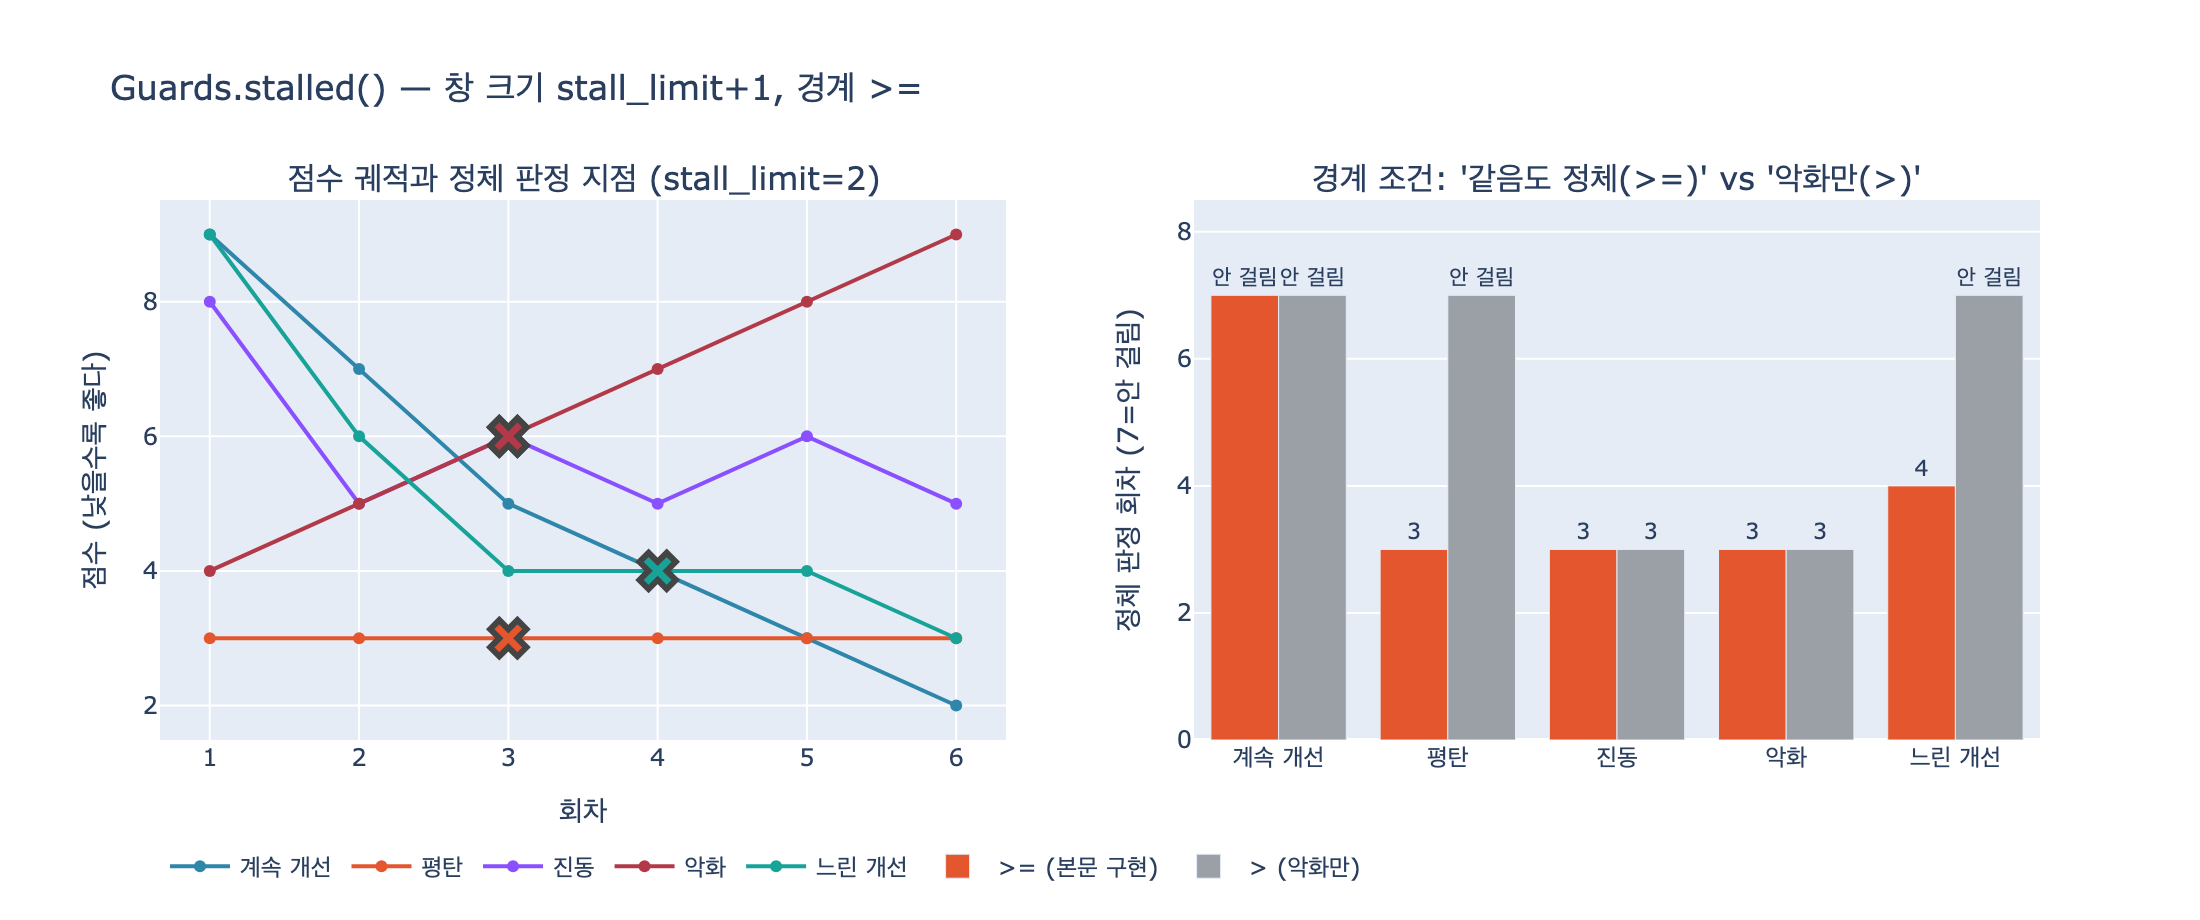

Reproduce this figure in Python.
# %% [markdown]
# # `Guards.stalled()` — 정체 판정을 손으로 재현하기
#
# 필요 패키지: plotly, kaleido (없으면 표 출력까지만 실행됨)
#
# 20장 `code/guards.py`의 판정 규칙은 세 줄이 전부다.
#
# ```python
# n = self.stall_limit + 1
# if len(self.scores) < n:
#     return False
# window = self.scores[-n:]
# best_before = min(window[:-1])
# return window[-1] >= best_before
# ```
#
# 읽는 순서를 수식으로 두면 이렇다. 점수 열을 $s_1, \dots, s_t$,
# 창 크기를 $n = \text{stall\_limit} + 1$ 이라 할 때
#
# $$ \text{stalled}(t) \;=\; \Big[\, t \ge n \,\Big] \;\wedge\;
# \Big[\; s_t \;\ge\; \min\big(s_{t-n+1}, \dots, s_{t-1}\big) \;\Big] $$
#
# 세 가지를 짚어 둔다.
#
# 1. **점수는 낮을수록 좋다.** `min`을 쓰므로 위반 건수 같은 «줄어야 하는» 값이 전제다.
# 2. **창 크기는 `stall_limit + 1`.** 「몇 번 연속 안 나아졌나」를 재려면 비교 대상이
#    `stall_limit`개 있어야 하고, 거기에 마지막 한 개가 더 붙는다.
# 3. **경계는 `>=`.** 「같음」도 정체다. `>`로 두면 «나빠질 때»만 잡아서 늦다.

# %%
from typing import Optional


def _show(fig):
    try:
        from IPython import get_ipython
        if get_ipython() is not None:
            fig.show()
    except ImportError:
        pass


def stalled(scores, stall_limit: int = 2, strict: bool = False) -> bool:
    """guards.py 의 Guards.stalled() 를 그대로 옮긴 것.

    strict=True 면 경계를 `>` 로 바꿔 «악화만» 정체로 본다 (비교용).
    """
    n = stall_limit + 1
    if len(scores) < n:
        return False
    window = scores[-n:]
    best_before = min(window[:-1])
    return window[-1] > best_before if strict else window[-1] >= best_before


def first_stall_round(scores, stall_limit: int = 2, strict: bool = False) -> Optional[int]:
    """앞에서부터 한 회차씩 쌓으며 처음 정체 판정이 나는 회차."""
    for t in range(1, len(scores) + 1):
        if stalled(scores[:t], stall_limit, strict):
            return t
    return None


# 창이 어떻게 잘리는지 한 번 눈으로 확인
demo = [9, 6, 4, 4, 4, 3]
for t in range(1, len(demo) + 1):
    n = 2 + 1
    w = demo[:t][-n:] if t >= n else None
    print(f"t={t} scores={demo[:t]} window={w} stalled={stalled(demo[:t])}")
# 출력: t=1 scores=[9] window=None stalled=False
# 출력: t=2 scores=[9, 6] window=None stalled=False
# 출력: t=3 scores=[9, 6, 4] window=[9, 6, 4] stalled=False
# 출력: t=4 scores=[9, 6, 4, 4] window=[6, 4, 4] stalled=True
# 출력: t=5 scores=[9, 6, 4, 4, 4] window=[4, 4, 4] stalled=True
# 출력: t=6 scores=[9, 6, 4, 4, 4, 3] window=[4, 4, 3] stalled=False

# %% [markdown]
# 4회차를 보자. 창은 `[6, 4, 4]`, `best_before = min(6, 4) = 4`,
# 마지막 값도 4다. **`4 >= 4` 이므로 정체**. 이게 「같음도 정체로 본다」의 실체다.
#
# 6회차에서 다시 `False`가 되는 것도 중요하다. `stalled()`는 «최근 창»만 보는
# 슬라이딩 윈도우라 상태를 기억하지 않는다. 한 번 정체로 찍혔어도 다시 나아지면
# 판정이 풀린다. 실제 루프에서는 정체가 뜨는 즉시 종료하므로 6회차까지 가지 않는다.

# %%
# 네 가지 점수 시퀀스 (모두 «낮을수록 좋다»)
SEQS = {
    "계속 개선": [9, 7, 5, 4, 3, 2],
    "평탄":     [3, 3, 3, 3, 3, 3],
    "진동":     [8, 5, 6, 5, 6, 5],
    "악화":     [4, 5, 6, 7, 8, 9],
    "느린 개선": [9, 6, 4, 4, 4, 3],
}

print(f"{'시퀀스':<10} {'점수':<24} {'정체 회차(>=)':>13} {'정체 회차(>)':>13}")
print("-" * 64)
for name, s in SEQS.items():
    a = first_stall_round(s, 2, strict=False)
    b = first_stall_round(s, 2, strict=True)
    print(f"{name:<10} {str(s):<24} {str(a) if a else '안 걸림':>13} "
          f"{str(b) if b else '안 걸림':>13}")
# 출력: 시퀀스        점수                           정체 회차(>=)      정체 회차(>)
# 출력: ----------------------------------------------------------------
# 출력: 계속 개선      [9, 7, 5, 4, 3, 2]                안 걸림          안 걸림
# 출력: 평탄         [3, 3, 3, 3, 3, 3]                   3          안 걸림
# 출력: 진동         [8, 5, 6, 5, 6, 5]                   3             3
# 출력: 악화         [4, 5, 6, 7, 8, 9]                   3             3
# 출력: 느린 개선      [9, 6, 4, 4, 4, 3]                   4          안 걸림

# %% [markdown]
# 「같음도 정체」의 효과가 «평탄»과 «느린 개선»에서 갈린다.
#
# - **평탄** `[3,3,3,...]` — `>=`는 3회차에 잡는다. `>`는 **영원히 못 잡는다.**
#   같은 점수를 무한히 반복하는 루프가 상한까지 예산을 다 태우게 된다.
#   본문 주석 «나빠지는 것만 잡으면 늦다»가 가리키는 게 정확히 이 경우다.
# - **느린 개선** `[9,6,4,4,4,3]` — `>=`는 4회차에 끊는다. 6회차까지 갔으면 3으로
#   내려갔을 텐데 못 본다. 즉 「같음도 정체」는 **공짜가 아니다.**
#   정체를 일찍 잡는 대신, 잠깐 멈췄다가 다시 내려가는 루프를 놓친다.
#   그 균형을 조절하는 손잡이가 `stall_limit`이다.

# %%
# stall_limit 를 바꾸면 판정 시점이 어떻게 밀리나
print(f"{'시퀀스':<10} " + " ".join(f"{'L=' + str(L):>7}" for L in (1, 2, 3, 4)))
print("-" * 44)
sweep = {}
for name, s in SEQS.items():
    row = [first_stall_round(s, L) for L in (1, 2, 3, 4)]
    sweep[name] = row
    print(f"{name:<10} " + " ".join(f"{str(r) if r else '—':>7}" for r in row))
# 출력: 시퀀스            L=1     L=2     L=3     L=4
# 출력: --------------------------------------------
# 출력: 계속 개선            —       —       —       —
# 출력: 평탄               2       3       4       5
# 출력: 진동               3       3       4       5
# 출력: 악화               2       3       4       5
# 출력: 느린 개선            4       4       4       5

# %% [markdown]
# 창 크기가 $n = L + 1$ 이므로 «평탄»·«악화»처럼 첫 회차부터 안 나아지는 열은
# 정확히 $L+1$ 회차에서 걸린다. 판정에 필요한 최소 표본이 그만큼이기 때문이다.
#
# $$ \text{첫 정체 회차} \;\ge\; \text{stall\_limit} + 1 $$
#
# 즉 `stall_limit`은 「몇 번을 봐줄 것인가」이고, 그만큼 회차·비용이 더 든다.

# %%
# 시각화 — (1) 시퀀스별 점수 궤적과 정체 지점, (2) >= 와 > 의 대비
try:
    import plotly.graph_objects as go
    from plotly.subplots import make_subplots

    rounds = list(range(1, 7))
    colors = {"계속 개선": "#2E86AB", "평탄": "#E4572E", "진동": "#8A4FFF",
              "악화": "#B23A48", "느린 개선": "#17A398"}

    fig = make_subplots(
        rows=1, cols=2,
        subplot_titles=("점수 궤적과 정체 판정 지점 (stall_limit=2)",
                        "경계 조건: '같음도 정체(>=)' vs '악화만(>)'"),
    )

    for name, s in SEQS.items():
        fig.add_trace(go.Scatter(x=rounds, y=s, mode="lines+markers", name=name,
                                 line=dict(color=colors[name], width=2)),
                      row=1, col=1)
        at = first_stall_round(s, 2)
        if at:
            fig.add_trace(go.Scatter(x=[at], y=[s[at - 1]], mode="markers",
                                     marker=dict(symbol="x", size=16, line=dict(width=3),
                                                 color=colors[name]),
                                     showlegend=False,
                                     hovertext=f"{name}: {at}회차 정체"),
                          row=1, col=1)

    names = list(SEQS)
    ge = [first_stall_round(SEQS[n], 2, False) or 7 for n in names]
    gt = [first_stall_round(SEQS[n], 2, True) or 7 for n in names]
    fig.add_trace(go.Bar(x=names, y=ge, name=">= (본문 구현)",
                         marker_color="#E4572E",
                         text=[str(v) if v < 7 else "안 걸림" for v in ge],
                         textfont=dict(size=11), cliponaxis=False,
                         textposition="outside"), row=1, col=2)
    fig.add_trace(go.Bar(x=names, y=gt, name="> (악화만)",
                         marker_color="#9AA0A6",
                         text=[str(v) if v < 7 else "안 걸림" for v in gt],
                         textfont=dict(size=11), cliponaxis=False,
                         textposition="outside"), row=1, col=2)

    fig.update_xaxes(title_text="회차", row=1, col=1)
    fig.update_yaxes(title_text="점수 (낮을수록 좋다)", row=1, col=1)
    fig.update_yaxes(title_text="정체 판정 회차 (7=안 걸림)", range=[0, 8.5], row=1, col=2)
    fig.update_layout(height=460, width=1100, barmode="group",
                      title_text="Guards.stalled() — 창 크기 stall_limit+1, 경계 >=",
                      legend=dict(orientation="h", y=-0.18))

    _show(fig)
    fig.write_image("expy.png", scale=2)
    print("expy.png 저장 완료")
except ImportError as e:
    print(f"시각화 건너뜀: {e}")
# 출력: expy.png 저장 완료

# %% [markdown]
# ## 정리
#
# - 창 크기는 `stall_limit + 1`. 점수가 그보다 적으면 무조건 `False` (판정 보류).
# - 비교 대상은 창의 **마지막을 뺀 나머지의 최솟값** — 전체 이력의 최선이 아니라
#   «최근 창 안에서의 최선»이다. 그래서 오래전 최고 기록은 판정에 영향을 주지 않는다.
# - 경계가 `>=`라서 **같아도 정체**. 평탄한 루프를 잡아내는 대신, 잠시 멈췄다가
#   다시 좋아지는 루프는 놓칠 수 있다. `stall_limit`으로 그 관용도를 조절한다.
# - `min`을 쓰므로 **낮을수록 좋은 점수** 전제. 높을수록 좋은 척도를 쓰려면
#   `max` + `<=`로 뒤집어야 한다 (`ex2_stall_detection.py`의 `stalled_at`이 그 일반형).
